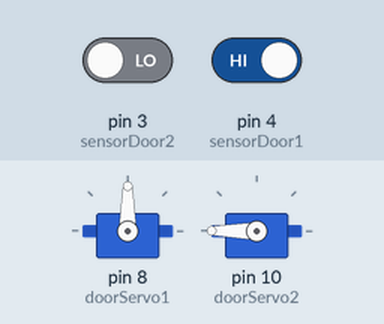
Recording of a sketch running on a simulated Arduino Uno, built with avr-gcc and run on an emulated ATmega328P. Parts: 2 × servo. The inputs (shaded band) are chosen by the test bench; at power-on: pin 3 (sensorDoor2) LOW, pin 4 (sensorDoor1) HIGH.

Above: at 4.8 s.
4.9 s: pin 3 (sensorDoor2) driven HIGH
At 6.5 s:
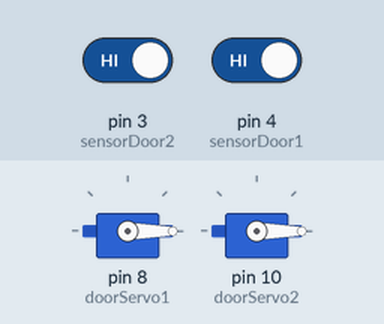
7.6 s: pin 4 (sensorDoor1) driven LOW
At 9.0 s:
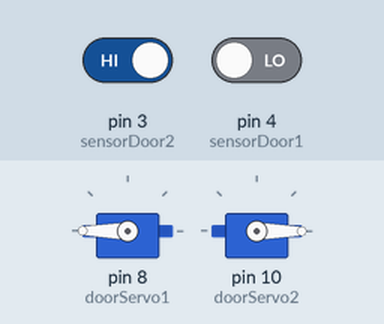
10.3 s: pin 4 (sensorDoor1) driven HIGH
At 12.0 s:
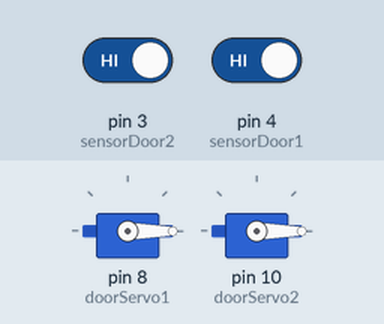
13.1 s: pin 3 (sensorDoor2) driven LOW
At 14.3 s:
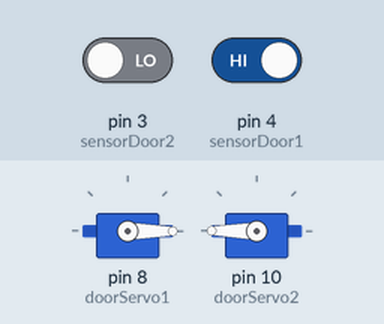
15.8 s: pin 4 (sensorDoor1) driven LOW
At 17.4 s:
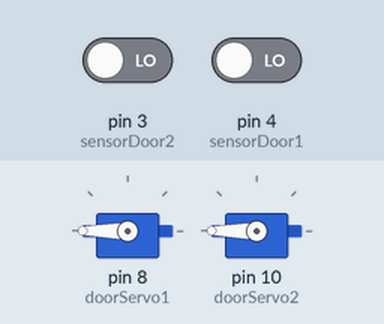
Timing chart, 0 to 18.9 s (numbered marks = the images above; inputs shaded):
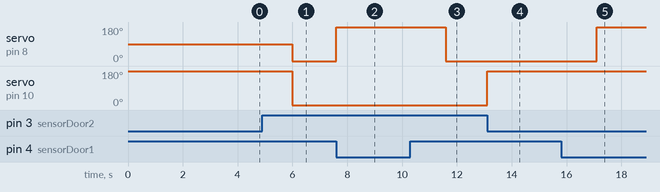

Measured:
- after the input at 4.9 s, servo on pin 8 (doorServo1): 90° → 0° after 1.1 s; servo on pin 10 (doorServo2): 180° → 0° after 1.1 s
- after the input at 7.6 s, servo on pin 8 (doorServo1): 0° → 180° at once
- after the input at 10.3 s, servo on pin 8 (doorServo1): 180° → 0° after 1.3 s
- after the input at 13.1 s, servo on pin 10 (doorServo2): 0° → 180° at once
- after the input at 15.8 s, servo on pin 8 (doorServo1): 0° → 180° after 1.3 s

The sketch:

Locker_doors.ino
```cpp
#include <Servo.h>

Servo doorServo1;
Servo doorServo2;

#define sensorDoor1 4
#define sensorDoor2 3

int potpin = 0; // Analog pin used to connect the potentiometer
int val;        // Variable to read the value from the analog pin

void setup()
{
  pinMode(sensorDoor1, INPUT);
  doorServo1.attach(8);
  doorServo2.attach(10);
}

void loop()
{
  // if object is detecting coming to box 1. Box 1 door opens
  if (digitalRead(sensorDoor1) == LOW)
  {
    doorServo1.write(180);
    delay(2000);
    // if object is detecting coming to box 2. Box 2 door opens
  }
  else if (digitalRead(sensorDoor2) == LOW)
  {
    doorServo2.write(180);
    delay(2000);
    // if nothing is detected, the door remained shut
  }
  else
  {

    doorServo1.write(0);
    doorServo2.write(0);
  }
}
```
